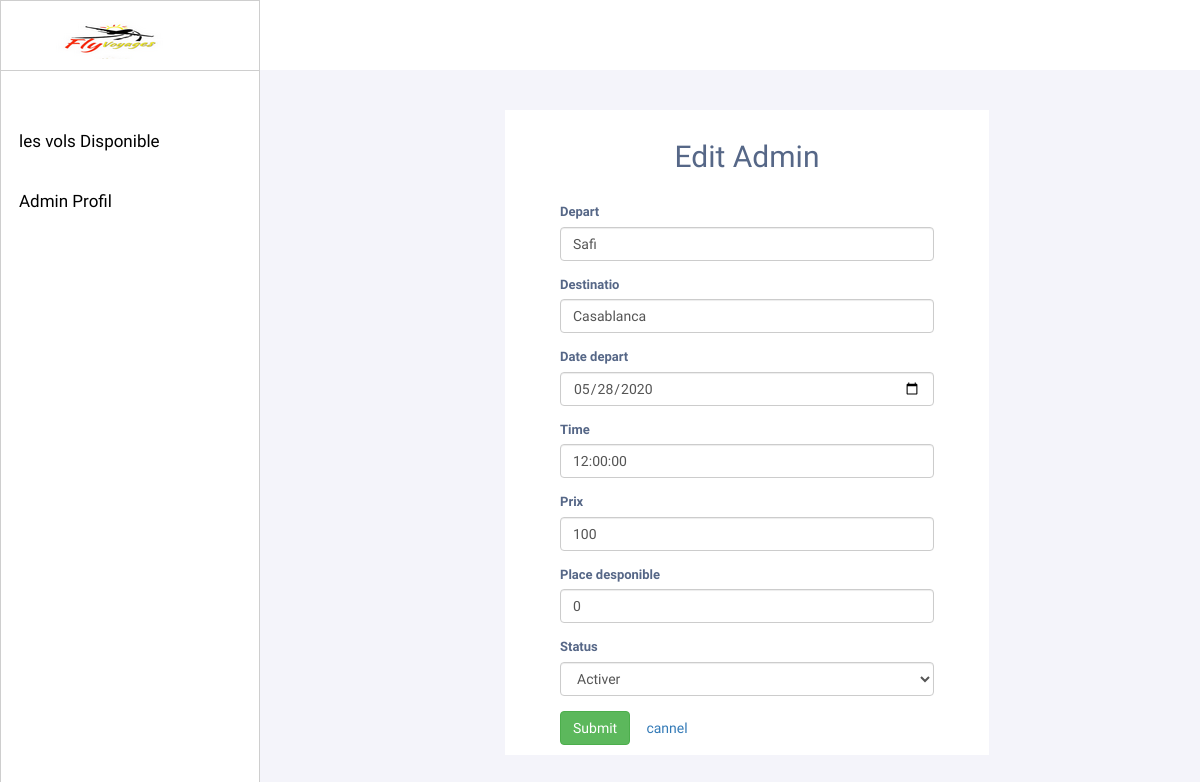
Screenshot of /admin/editvol.php?id=1 with the database file from the repository.
### tables this page shows
CREATE TABLE `vols` (
  `idVol` int(11) NOT NULL,
  `depart` varchar(200) NOT NULL,
  `destination` varchar(200) NOT NULL,
  `date_depart` date NOT NULL,
  `time` time NOT NULL,
  `prix` float NOT NULL,
  `place_disponible` int(11) NOT NULL,
  `statu` varchar(100) NOT NULL
);

### admin/editvol.php (the view, shortened to what this page needs)
<?php
include "header.php";
$db = mysqli_connect("localhost", "root", "", "newgestionvols");
   $id=$_GET['id'];
   $query = mysqli_query($db,"SELECT * from vols where idVol='$id'");
    if ($row = mysqli_fetch_array($query)) {
    }
?>
<link rel="stylesheet" href="css/update.css">
</nav>
<div class="boxContent">
<div class="firstRow">
<form action="" method="post">
<h2 style="text-align:center; margin-bottom: 30px">Edit Admin</h2>
  <div class="form-group">
    <label for="exampleInputEmail1">Depart</label>
    <input type="text" class="form-control" name="depart" value="<?php echo $row['depart']; ?>">
  </div>
  <div class="form-group">
    <label for="exampleInputPassword1">Destinatio</label>
    <input type="text" class="form-control "name="destination" value="<?php echo $row['destination']; ?>">
  </div>
  <div class="form-group">
    <label for="exampleInputEmail1">Date depart</label>
    <input type="date" class="form-control" name="date" value="<?php echo $row['date_depart']; ?>">
  </div>
  <div class="form-group">
    <label for="exampleInputEmail1">Time</label>
    <input type="text" class="form-control" name="time" value="<?php echo $row['time']; ?>">
  </div>
  <div class="form-group">
    <label for="exampleInputEmail1">Prix</label>
    <input type="text" class="form-control" name="prix" value="<?php echo $row['prix']; ?>">
  </div>
  <div class="form-group">
    <label for="exampleInputEmail1">Place desponible</label>
    <input type="number" class="form-control" name="place" value="<?php echo $row['place_disponible']; ?>" min="1" max="50">
  </div>
  <div class="form-group">
    <label for="exampleInputEmail1">Status</label>
    <select name="status" class="form-control" id="inputGroupSelect01">
        <option value="Activer">Activer</option>
    </select>
  </div>
  <button type="submit" class="btn btn-success" name="modifier">Submit</button>
  <button type="submit" class="btn btn-red"><a href="vols.php">cannel</a></button>
</form>

### admin/css/head.css (style rules this page uses)
:root { --color-white: white; --color-black: black; --color-grey: #CECECE; --color-primary: #7385F2; }
* { margin: 0; padding: 0; box-sizing: border-box; }
body { font-family: 'Roboto', sans-serif; }
.boxContent { padding: 70px 30px; }

### admin/css/admin.css (style rules this page uses)
body { color: #566787; background: #f5f5f5; font-family: 'Varela Round', sans-serif; font-size: 13px; }
select { width: 302px; height: 30px; }
select, .date-block { cursor: pointer; }

### admin/css/update.css (style rules this page uses)
form { margin-bottom: 15px; background: white; padding: 10px 55px; max-width: 55%; margin-left: 215px; margin-top: -30px; }

### rows the page displays
vols: depart "Safi", destination "Casablanca", date "05/28/2020", time "12:00:00", prix "100", place "0"
